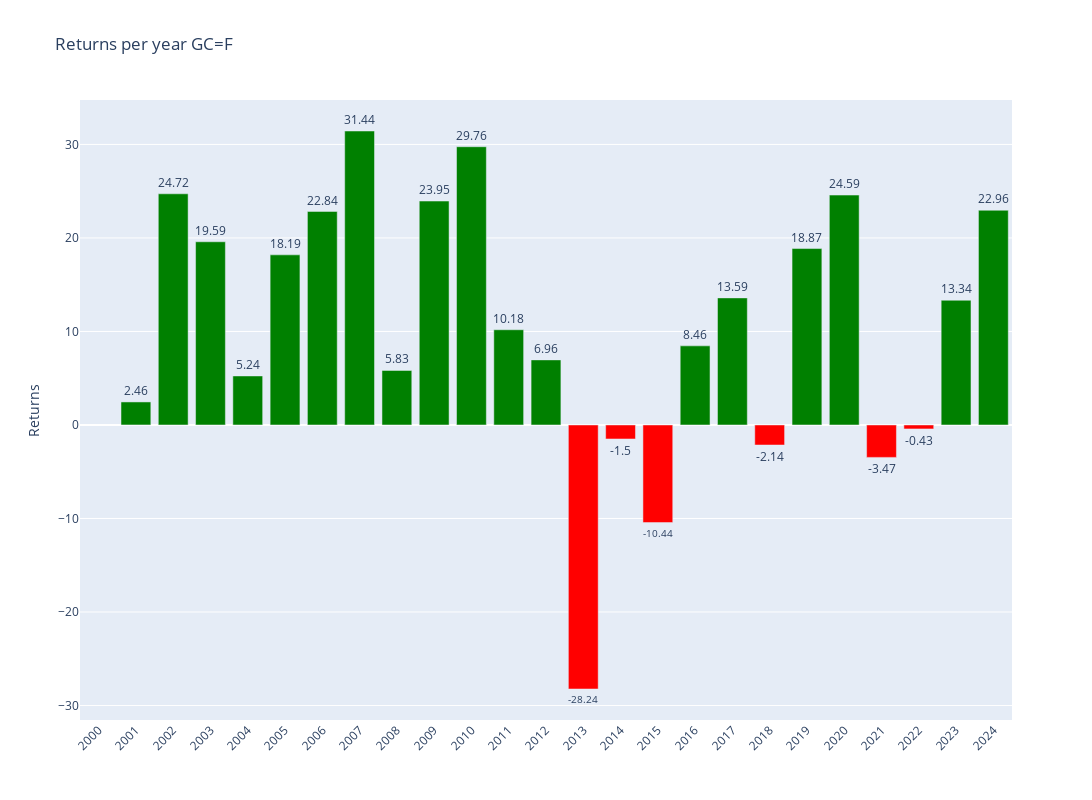

The cell this chart's notebook holds for it:
### Code cell
# Plotly
fig = make_subplots()

# Add colors
colors = ['green' if x >= 0 else 'red' for x in annual_data['Return']]

# Graph (1,1)
fig.add_trace(go.Bar(y=annual_data['Return'],x=annual_data['Return'].index,text=round(annual_data['Return'],2),textposition='outside',marker_color=colors,hoverinfo='skip'),row=1,col=1)

# Update xaxis properties
fig.update_yaxes(title_text="Returns", row=1, col=1)

fig.update_layout(xaxis=dict(tickvals=annual_data.index,tickangle=-45),height=800, width=1300,title=f"Returns per year {ticker}")

fig.show()

### Figure 1 — Plotly figure (JSON) as saved in the notebook; plotly's stock layout.template omitted (floating-point values rounded to 4 significant figures)
{"data": [{"hoverinfo": "skip", "marker": {"color": ["red", "green", "green", "green", "green", "green", "green", "green", "green", "green", "green", "green", "green", "red", "red", "red", "green", "green", "red", "green", "green", "red", "red", "green", "green"]}, "text": [null, 2.46, 24.72, 19.59, 5.24, 18.19, 22.84, 31.44, 5.83, 23.95, 29.76, 10.18, 6.96, -28.24, -1.5, -10.44, 8.46, 13.59, -2.14, 18.87, 24.59, -3.47, -0.43, 13.34, 22.96], "textposition": "outside", "type": "bar", "x": [2000, 2001, 2002, 2003, 2004, 2005, 2006, 2007, 2008, 2009, 2010, 2011, 2012, 2013, 2014, 2015, 2016, 2017, 2018, 2019, 2020, 2021, 2022, 2023, 2024], "xaxis": "x", "y": [null, 2.463, 24.72, 19.59, 5.244, 18.19, 22.84, 31.44, 5.833, 23.95, 29.76, 10.18, 6.961, -28.24, -1.498, -10.44, 8.46, 13.59, -2.143, 18.87, 24.59, -3.465, -0.4268, 13.34, 22.96], "yaxis": "y"}], "layout": {"height": 800, "title": {"text": "Returns per year GC=F"}, "width": 1300, "xaxis": {"anchor": "y", "domain": [0, 1], "tickangle": -45, "tickvals": [2000, 2001, 2002, 2003, 2004, 2005, 2006, 2007, 2008, 2009, 2010, 2011, 2012, 2013, 2014, 2015, 2016, 2017, 2018, 2019, 2020, 2021, 2022, 2023, 2024]}, "yaxis": {"anchor": "x", "domain": [0, 1], "title": {"text": "Returns"}}}}
